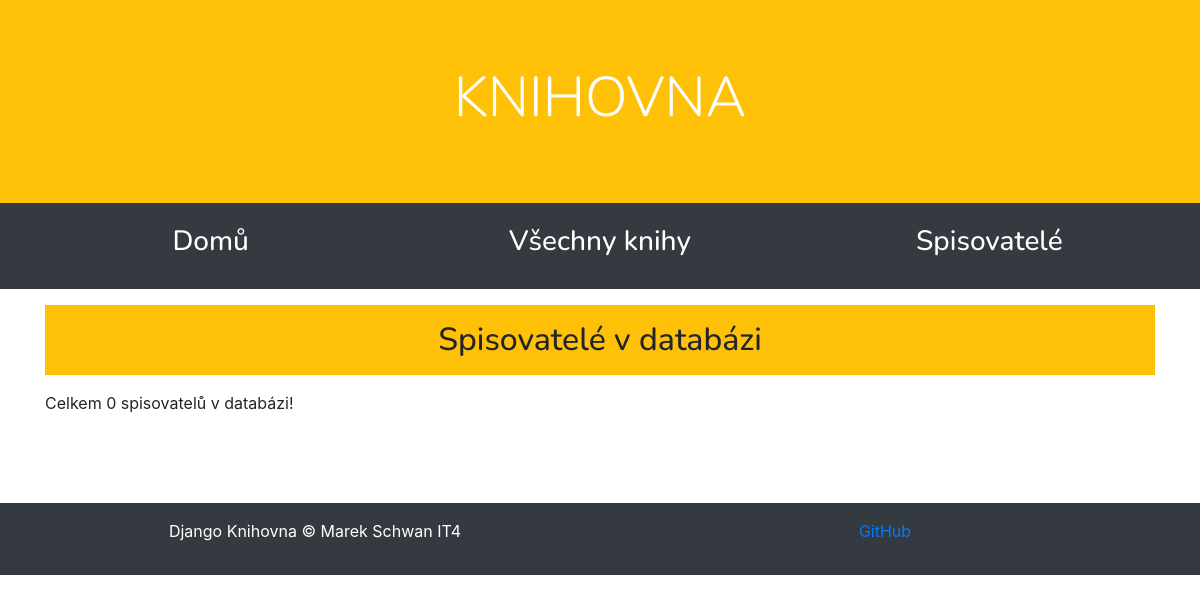
Page /templates/authors on the earlier database version.
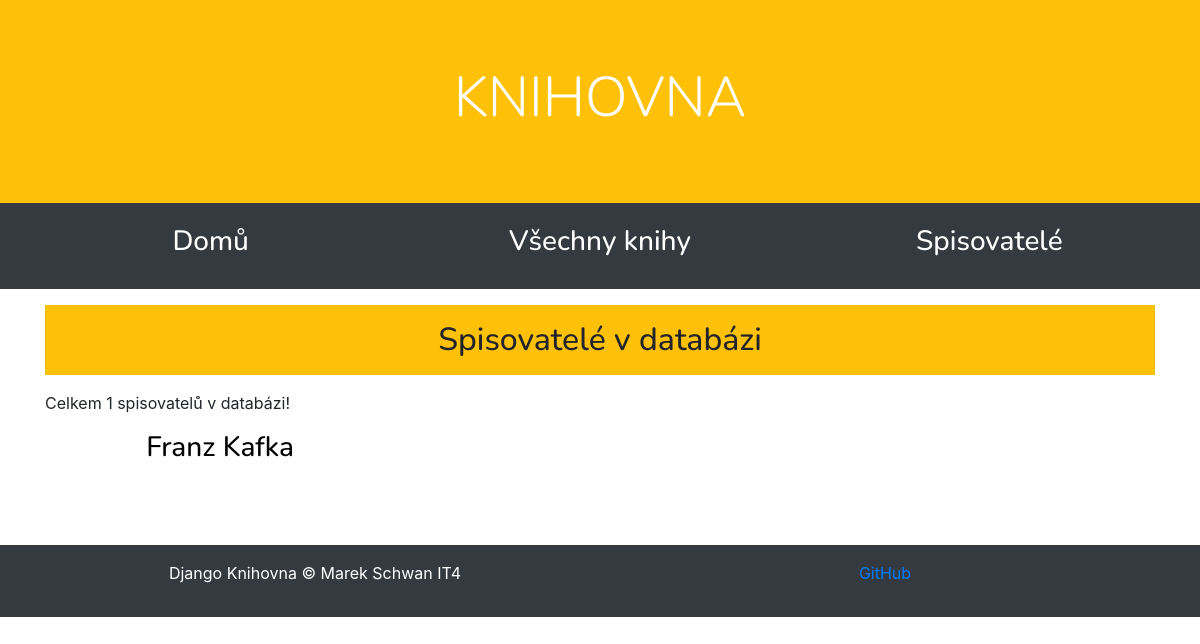
Same page on the later database version.
### books/models.py (models this page shows, shortened)
class Author(models.Model):
    name = models.CharField(max_length=100, unique=True, verbose_name="Author's name",
                            help_text='Enter author\'s name')
    bio = models.TextField(blank=True, null=True, verbose_name="Biography")
    portrait = models.ImageField(upload_to=portrait_path, blank=True, null=True, verbose_name="Portrait")
    class Meta:
        ordering = ["name"]

### books/views.py (the view)
# urls.py: path('templates/authors', views.author, name="authors"),
def author(request):
    num_authors = Author.objects.all().count()
    authors = Author.objects.all()
    context = {
        'num_authors': num_authors,
        'authors': authors
    }
    return render(request, '../templates/authors.html', context=context)

### books/templates/authors.html
{% extends 'base.html' %}
{% block content %}
    <div class="bg-warning">
        <h2 class="uppercase text-center">Spisovatelé v databázi</h2>
    </div>
    <p>Celkem {{num_authors}} spisovatelů v databázi!</p>
    <div class="row">
        {% for author in authors %}
        <div class="col-sm-4 text-center authors">
            <h3>{{author.name}}</h3>
        </div>
        {% endfor %}
    </div>
{% endblock %}

Differences in the rows shown:
added Author: name "Franz Kafka"
Other differences:
{{ num_authors }}: "0" → "1"
